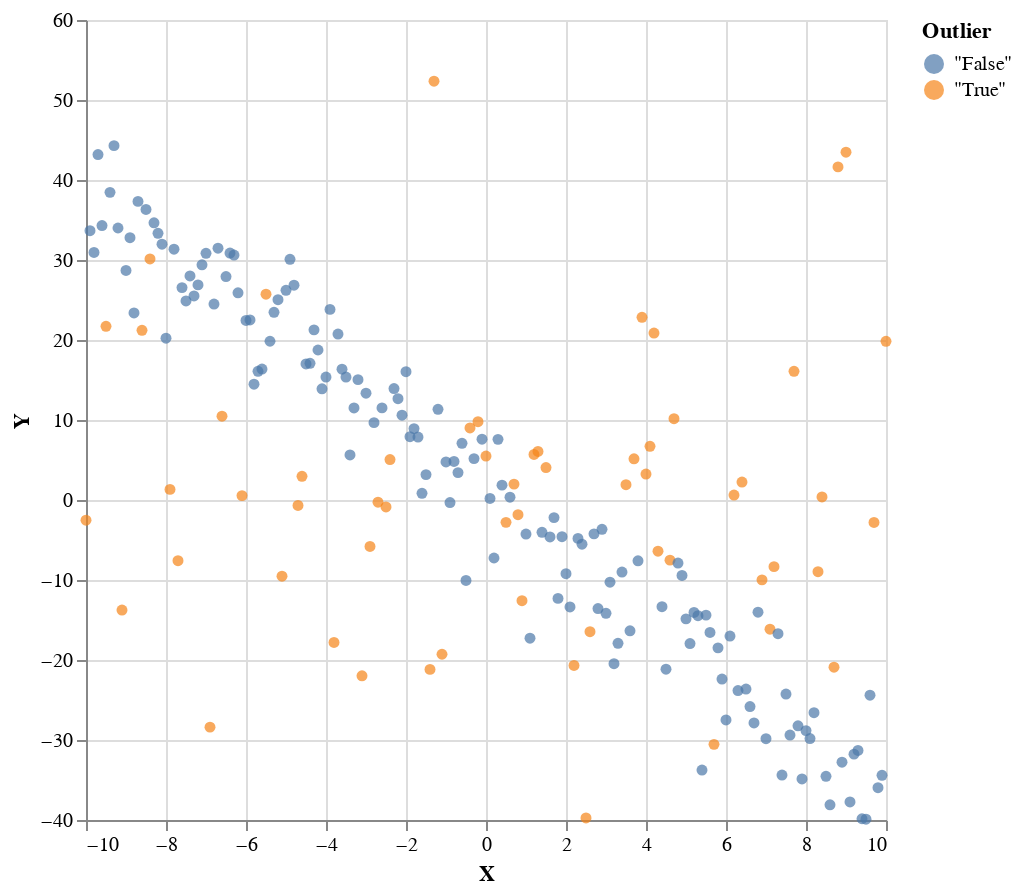

Notebook code cell kept with this figure:
### Markdown cell above
# Particle Marginal Metropolis Hastings (PMMH)

PMMH is fundamentally an MCMC technique. It performs a random walk through parameter space, but to estimate the likelihood at each step, it uses an unbiased estimate from a population of samples. We'll reuse the regression with outliers example.

### Code cell
paramPrior = do
    slope <- normal 0 2
    intercept <- normal 0 2
    noise <- gamma 7 7
    prob_outlier <- uniform 0 0.5 
    return (slope, intercept, noise, prob_outlier)

forward (slope, intercept, noise, probOutlier) x = do
    isOutlier <- bernoulli probOutlier
    let meanParams = if isOutlier
                    then (0, 20)
                    else (x*slope + intercept, sqrt noise)
    return (meanParams, isOutlier)

regressionWithOutliersData :: (MonadSample m, Traversable t) => t Double -> m (t ((Double, Double), Bool))
regressionWithOutliersData xs = do
    params <- paramPrior

    forM xs \x -> do
        ((mu, std), isOutlier) <- forward params x
        y <- normal mu std
        return ((x, y), isOutlier)
        
range = [-10,-9.9..10] :: [Double]
samples <- sampleIOfixed $ regressionWithOutliersData range
plot (fmap (second (T.pack . show)) samples)

### Figure 1 — Vega-Lite specification as saved in the notebook (floating-point values rounded to 4 significant figures; data arrays with more than 128 entries replaced by an {"elided": "..."} marker saying what was removed)
{"$schema": "https://vega.github.io/schema/vega-lite/v4.json", "data": {"values": {"elided": "201 records"}}, "encoding": {"color": {"field": "Outlier"}, "x": {"field": "X", "type": "quantitative"}, "y": {"field": "Y", "type": "quantitative"}}, "height": 400, "mark": "circle", "width": 400}
